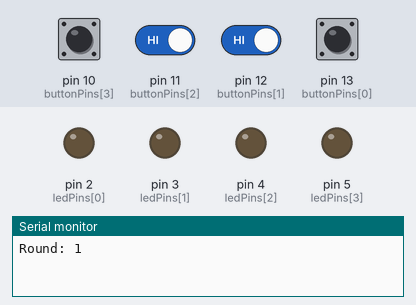
Bench run of a sketch on a simulated Arduino Uno, built with avr-gcc and run on an emulated ATmega328P. Parts: output pins drawn as LEDs (lit = HIGH), the last lines printed to the serial monitor. The test bench sets the inputs (shaded band); at power-on: pin 10 (buttonPins[3]), pin 11 (buttonPins[2]), pin 12 (buttonPins[1]), pin 13 (buttonPins[0]) HIGH. Random numbers use the default seed unless the sketch sets one.

Above: at 2.2 s.
2.3 s: pin 10 (buttonPins[3]) pulled LOW for 1 s
At 3.0 s:
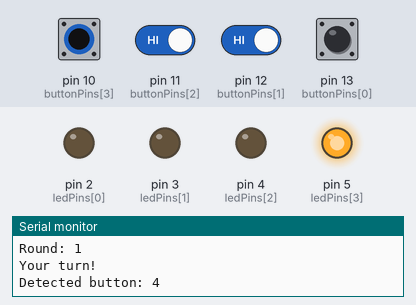
6.2 s: pin 10 (buttonPins[3]) driven LOW and pin 11 (buttonPins[2]) driven LOW
At 8.3 s:
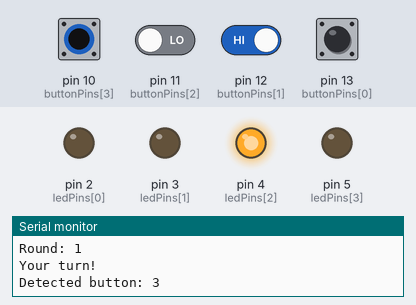
9.2 s: pin 11 (buttonPins[2]) driven HIGH
At 9.9 s:
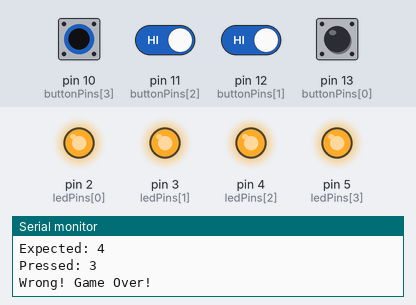
12.2 s: pin 11 (buttonPins[2]) driven LOW
14.2 s: pin 11 (buttonPins[2]) driven HIGH and pin 12 (buttonPins[1]) driven LOW
At 19.9 s:
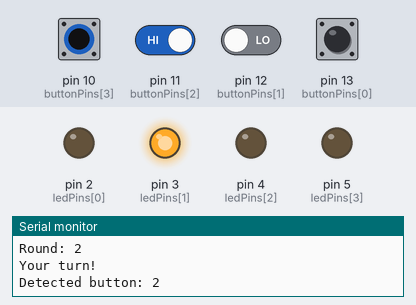
Timing chart, 0 to 21.2 s (numbered marks = the images above; inputs shaded):
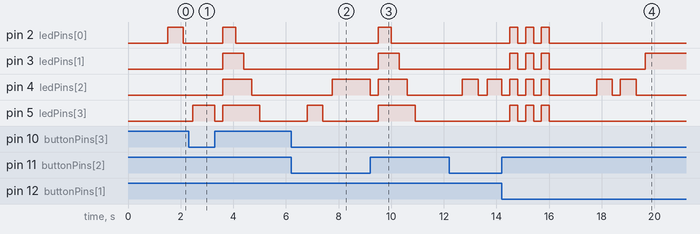

Measured:
- after the input at 2.3 s, pin 2 (ledPins[0]): LOW → HIGH after 1.3 s, → LOW 0.50 s later; pin 3 (ledPins[1]): LOW → HIGH after 1.3 s, → LOW 0.80 s later; pin 4 (ledPins[2]): LOW → HIGH after 1.3 s, → LOW 1.1 s later; pin 5 (ledPins[3]): LOW → HIGH after 0.15 s, → LOW 0.85 s later, → HIGH 0.30 s later, → LOW 1.4 s later
- after the input at 6.2 s, pin 4 (ledPins[2]): LOW → HIGH after 1.6 s
- after the input at 9.2 s, pin 2 (ledPins[0]): LOW → HIGH after 0.30 s, → LOW 0.50 s later; pin 3 (ledPins[1]): LOW → HIGH after 0.30 s, → LOW 0.80 s later; pin 4 (ledPins[2]): HIGH → LOW at once, → HIGH 0.30 s later, → LOW 1.1 s later; pin 5 (ledPins[3]): LOW → HIGH after 0.30 s, → LOW 1.4 s later
- after the input at 14.2 s, pin 2 (ledPins[0]): alternates HIGH for 0.30 s and LOW for 0.30 s, 6 changes in all, then stays LOW, starting after 0.31 s; pin 3 (ledPins[1]): LOW → HIGH after 0.31 s, then repeats every 0.60 s: LOW 0.30 s, HIGH 0.30 s

The sketch:

Simon_Says.ino
```cpp
const int ledPins[4] = {2, 3, 4, 5};
const int buttonPins[4] = {13, 12, 11, 10};
const int MAX_SEQUENCE = 100;
int sequence[MAX_SEQUENCE];
int sequenceLength = 1;

void setup() {
  Serial.begin(9600);
  for (int i = 0; i < 4; i++) {
    pinMode(ledPins[i], OUTPUT);
    pinMode(buttonPins[i], INPUT_PULLUP);
  }
  randomSeed(analogRead(A0));
  sequence[0] = random(0, 4);
  delay(1000);
}

void loop() {
  Serial.print("Round: ");
  Serial.println(sequenceLength);
  showSequence();
  Serial.println("Your turn!");

  bool correct = true;
  for (int i = 0; i < sequenceLength; i++) {
    int pressed = waitForButton();
    Serial.print("Expected: ");
    Serial.println(sequence[i] + 1);
    Serial.print("Pressed: ");
    Serial.println(pressed + 1);
    if (pressed != sequence[i]) {
      correct = false;
      break;
    }
  }

  if (correct) {
    Serial.println("Correct!");
    winSignal();
    if (sequenceLength < MAX_SEQUENCE) {
      sequence[sequenceLength] = random(0, 4);
      sequenceLength++;
    } else {
      sequenceLength = 1;
      sequence[0] = random(0, 4);
    }
  } else {
    Serial.println("Wrong! Game Over!");
    errorSignal();
    sequenceLength = 1;
    sequence[0] = random(0, 4);
  }
  delay(1000);
}

// Display each LED in the saved sequence.
void showSequence() {
  delay(500);
  for (int i = 0; i < sequenceLength; i++) {
    int led = sequence[i];
    digitalWrite(ledPins[led], HIGH);
    delay(600);
    digitalWrite(ledPins[led], LOW);
    delay(300);
  }
}

// Wait for a confirmed button press and release.
int waitForButton() {
  while (true) {
    for (int i = 0; i < 4; i++) {
      if (digitalRead(buttonPins[i]) == LOW) {
        delay(50); // Debounce switch contact.
        if (digitalRead(buttonPins[i]) == LOW) {
          Serial.print("Detected button: ");
          Serial.println(i + 1);
          digitalWrite(ledPins[i], HIGH);
          while (digitalRead(buttonPins[i]) == LOW) {
            delay(10);
          }
          digitalWrite(ledPins[i], LOW);
          delay(300);
          return i;
        }
      }
    }
  }
}

// All four LEDs blink three times after a win.
void winSignal() {
  for (int repeat = 0; repeat < 3; repeat++) {
    for (int i = 0; i < 4; i++)
      digitalWrite(ledPins[i], HIGH);
    delay(300);
    for (int i = 0; i < 4; i++)
      digitalWrite(ledPins[i], LOW);
    delay(300);
  }
}

// All LEDs on, then turn off individually.
void errorSignal() {
  for (int i = 0; i < 4; i++)
    digitalWrite(ledPins[i], HIGH);
  delay(500);
  for (int i = 0; i < 4; i++) {
    digitalWrite(ledPins[i], LOW);
    delay(300);
  }
}
```
